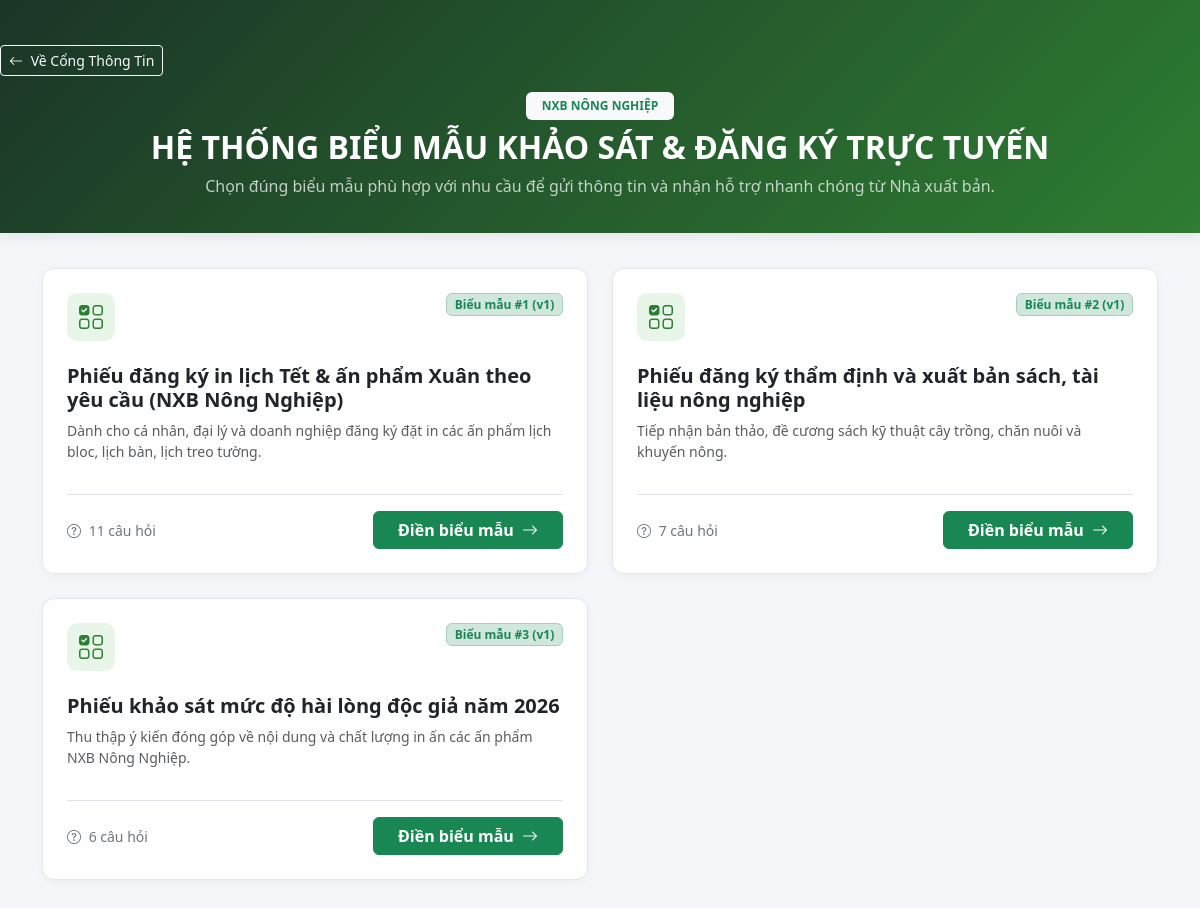
The page /forms.php (signed in) on the database its author committed.
### tables this page shows
CREATE TABLE `forms` (
  `id` int(11) NOT NULL,
  `title` varchar(255) NOT NULL,
  `description` text DEFAULT NULL,
  `created_at` timestamp NOT NULL DEFAULT current_timestamp()
);

### forms.php (the view, shortened to what this page needs)
<?php
require_once 'config/db.php';
$stmt = $pdo->query("
    SELECT f.id, f.title, f.description, v.version_number,
           (SELECT COUNT(*) FROM fields WHERE form_version_id = v.id) AS total_questions
    FROM forms f
    JOIN form_versions v ON f.id = v.form_id
    WHERE v.is_active = 1
    ORDER BY f.id ASC
");
$forms = $stmt->fetchAll();
?>
<!DOCTYPE html>
<html lang="vi">
<head>
    <link href="https://cdn.jsdelivr.net/npm/bootstrap@5.3.0/dist/css/bootstrap.min.css" rel="stylesheet">
    <link rel="stylesheet" href="https://cdn.jsdelivr.net/npm/bootstrap-icons@1.11.0/font/bootstrap-icons.css">
</head>
<body>
<div class="header-section">
<div class="d-flex justify-content-start align-items-center mb-3">
    <a href="index.php" class="btn btn-outline-light btn-sm">
        <i class="bi bi-arrow-left me-1"></i> Về Cổng Thông Tin
    </a>
</div>
        <div class="text-center">
            <span class="badge bg-light text-success fw-bold mb-2 px-3 py-2 text-uppercase">NXB Nông Nghiệp</span>
            <h2 class="fw-bold mb-2">HỆ THỐNG BIỂU MẪU KHẢO SÁT & ĐĂNG KÝ TRỰC TUYẾN</h2>
            <p class="text-light opacity-75 mb-0 max-w-xl mx-auto">
                Chọn đúng biểu mẫu phù hợp với nhu cầu để gửi thông tin và nhận hỗ trợ nhanh chóng từ Nhà xuất bản.
            </p>
        </div>
    </div>
<div class="container pb-5">
    <div class="row g-4">
        <?php if (empty($forms)): ?>
            <div class="col-12 text-center py-5">
                <div class="text-muted fs-5">Hiện chưa có biểu mẫu nào đang mở.</div>
            </div>
        <?php else: ?>
            <?php foreach ($forms as $f): ?>
                <div class="col-md-6 col-lg-6">
                    <div class="form-card p-4">
                        <div class="d-flex justify-content-between align-items-start">
                            <div class="card-icon">
                                <i class="bi bi-ui-checks-grid"></i>
                            </div>
                            <span class="badge bg-success-subtle text-success border border-success-subtle">
                                Biểu mẫu #<?= $f['id'] ?> (v<?= $f['version_number'] ?>)
                            </span>
                        </div>
                        <h5 class="fw-bold text-dark mt-2 mb-2"><?= htmlspecialchars($f['title']) ?></h5>
                        <p class="text-muted small flex-grow-1">
                            <?= !empty($f['description']) ? htmlspecialchars($f['description']) : 'Phiếu thu thập dữ liệu và đăng ký dịch vụ theo quy chuẩn của NXB Nông Nghiệp.' ?>
                        </p>
                        <div class="pt-3 border-top d-flex justify-content-between align-items-center mt-3">
                            <small class="text-secondary">
                                <i class="bi bi-question-circle me-1"></i> <?= $f['total_questions'] ?> câu hỏi
                            </small>
                            <a href="form.php?id=<?= $f['id'] ?>" class="btn btn-success fw-semibold px-4">
                                Điền biểu mẫu <i class="bi bi-arrow-right ms-1"></i>
                            </a>
                        </div>
                    </div>
                </div>
            <?php endforeach; ?>
        <?php endif; ?>
    </div>
</div>
</body>
</html>

### forms.php (style rules this page uses)
body { background-color: #f4f6f9; font-family: 'Segoe UI', Tahoma, Geneva, Verdana, sans-serif; animation: smoothFadeIn 0.35s ease-out; }
.header-section { background: linear-gradient(135deg, #1b3527 0%, #2e7d32 100%); color: white; padding: 45px 0 35px 0; margin-bottom: 35px; box-shadow: 0 4px 15px rgba(0,0,0,0.08); }
.form-card { background: #fff; border-radius: 12px; border: 1px solid #e2e8f0; box-shadow: 0 2px 8px rgba(0,0,0,0.04); transition: all 0.25s ease; height: 100%; display: flex; flex-direction: column; }
.card-icon { width: 48px; height: 48px; background: #e8f5e9; color: #2e7d32; border-radius: 10px; display: flex; align-items: center; justify-content: center; font-size: 24px; margin-bottom: 15px; }

### rows shown on the page
forms: id "1", version_number "1", title "Phiếu đăng ký in lịch Tết & ấn phẩm Xuân theo yêu cầu (NXB Nông Nghiệp)", description "Dành cho cá nhân, đại lý và doanh nghiệp đăng ký đặt in các ấn phẩm lịch bloc, lịch bàn, lịch treo tường.", total_questions "11"
forms: id "2", version_number "1", title "Phiếu đăng ký thẩm định và xuất bản sách, tài liệu nông nghiệp", description "Tiếp nhận bản thảo, đề cương sách kỹ thuật cây trồng, chăn nuôi và khuyến nông.", total_questions "7"
forms: id "3", version_number "1", title "Phiếu khảo sát mức độ hài lòng độc giả năm 2026", description "Thu thập ý kiến đóng góp về nội dung và chất lượng in ấn các ấn phẩm NXB Nông Nghiệp.", total_questions "6"
